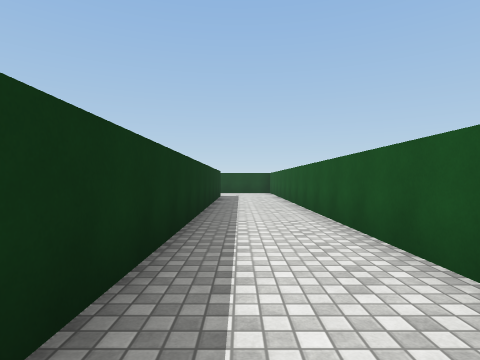
[1] (above)

19 first-person views from a walk through a scene from a Unity 3-D project. The camera is 1.3 m above the floor, looks level and sees 80° across. The floor is counted in squares, 2 m on a side. Each view is taken from the middle of a square. On the plan, view 1 faces up. The plan holds only what a view shows up to about 9 squares ahead; the rest is blank. The place goes on beyond the plan. The player character is not drawn. Some animated figures are not drawn. Surface patterns are stand-ins for the level's own textures.

[2]
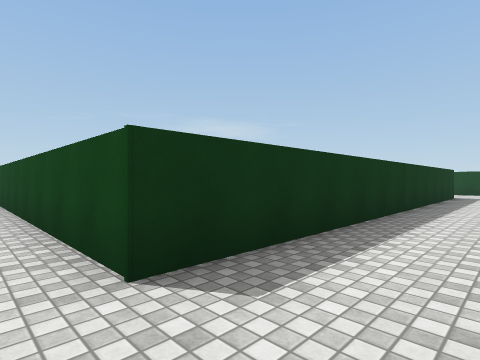

[3]
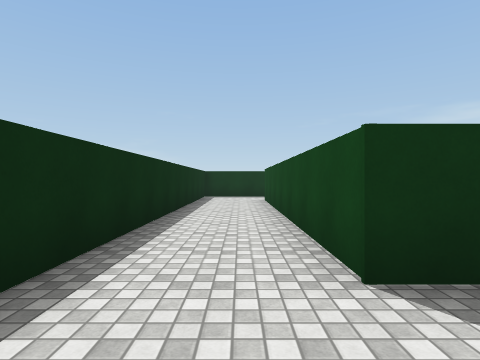

[4]
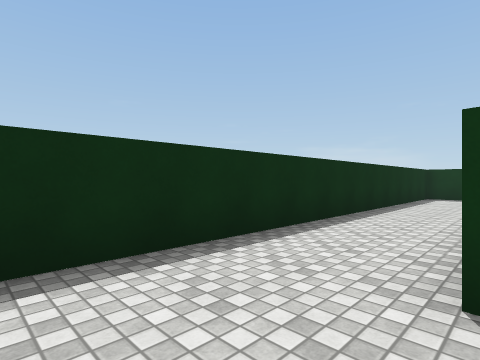

[5]
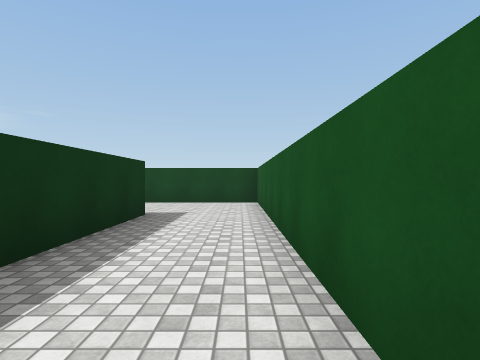

[6]
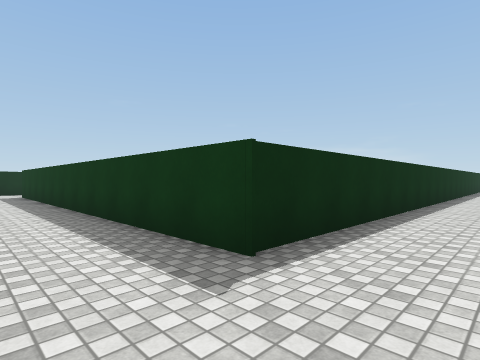

[7]
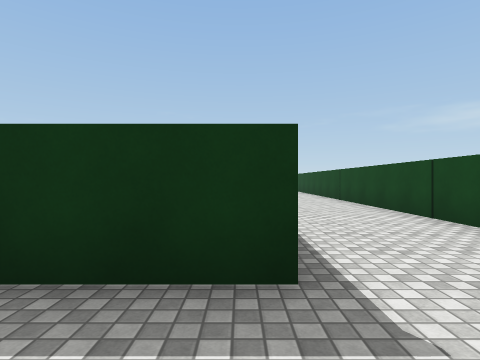

[8]
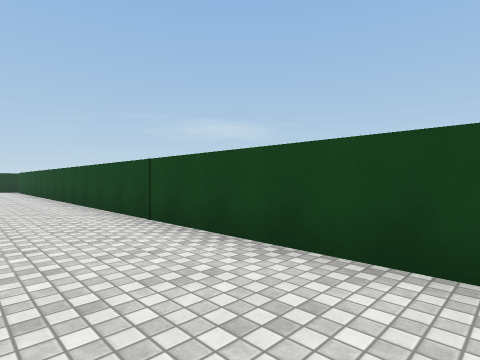

[9]
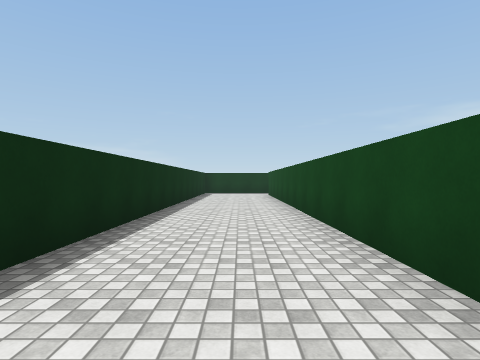

[10]
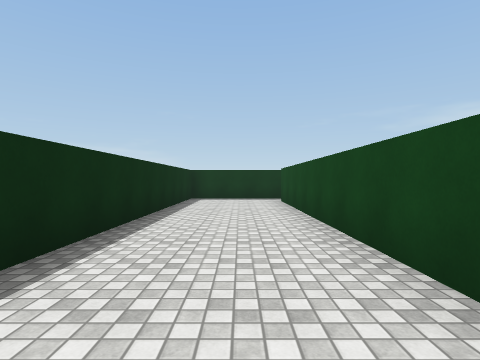

[11]
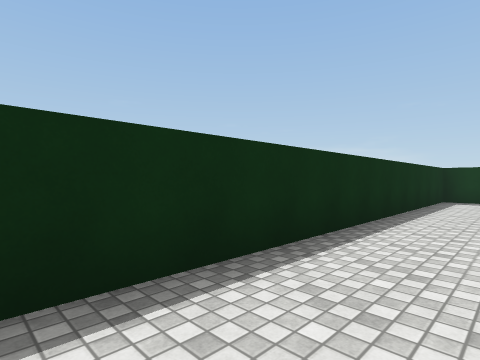

[12]
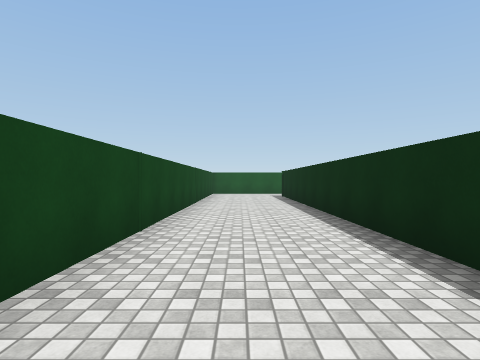

[13]
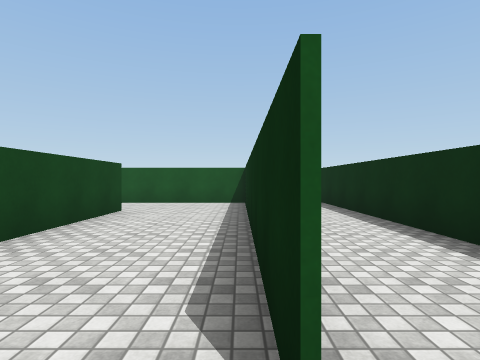

[14]
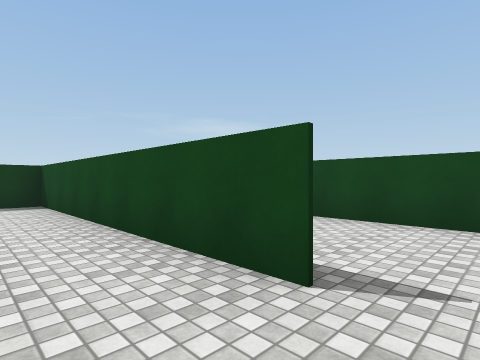

[15]
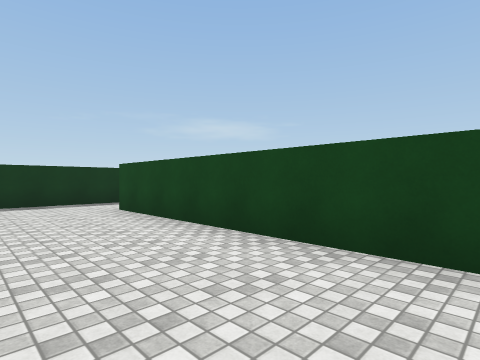

[16]
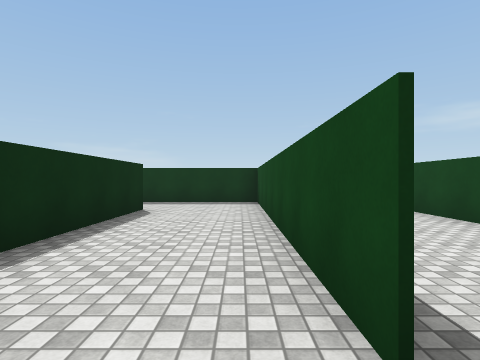

[17]
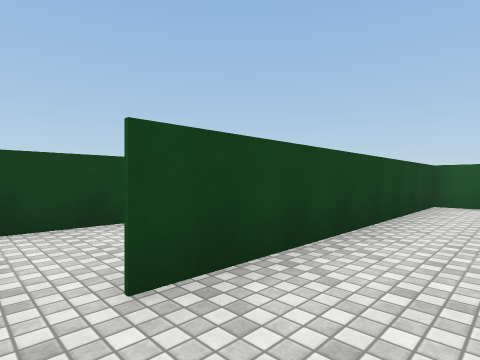

[18]
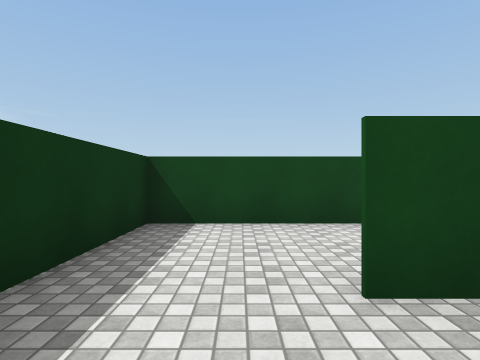

[19]
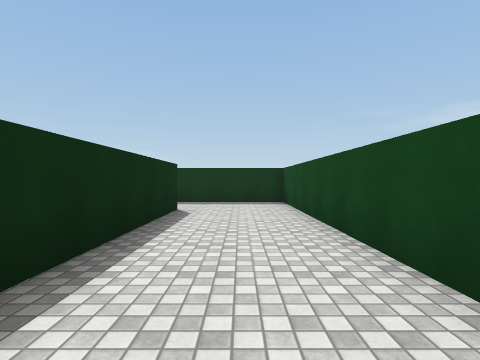

### Floor plan
Points are (right, up) in squares from view 1. A wall is a line through its corners. A room is listed if a view was taken in it or the views show most of it. See-through windows are left out.
Room 1 (views 1, 2, 3, 4, 5, 6, 7, 8, 9, 10, 11, 12, 13)
walls: (-10.4, 0.6) (-10.4, -0.9); (1.5, 1.8) (1.5, 14.3) (-21.6, 14.3); (-9.4, -2.4) (0.9, -2.4); (-22.5, 11.3) (-0.8, 11.3) (-0.8, -0.2) (-8.2, -0.2)
ways out: opening at (-9, 0) to room 2
Room 2 (views 14, 16)
walls: (-2.9, 2.5) (-10.4, 2.5); (-8.4, -0.1) (-0.8, -0.1) (-0.8, 2.4); (-10.4, 3.1) (-10.4, 0.6)
ways out: opening at (-9, 0) to room 1; opening at (-2, 3) to room 3
Room 3 (views 15, 17, 18)
walls: (-0.8, 2.4) (-0.8, 5.6) (-8.4, 5.6); (-10.4, 5.6) (-10.4, 3.1)
ways out: opening at (-2, 3) to room 2; opening at (-9, 6) to room 4
Room 4 (view 19)
walls: (-8.4, 5.6) (-3.6, 5.6); (-3.5, 8.3) (-10.4, 8.3) (-10.4, 5.6)
ways out: opening at (-9, 6) to room 3

Where each view was taken, in squares from view 1:
view 1: 0 up, 0 right, facing up
view 2: 1 down, 1 right, facing up-left
view 3: 1 down, 1 right, facing left
view 4: 0 up, 1 right, facing down-left
view 5: 6 up, 1 right, facing up
view 6: 13 up, 1 right, facing down-left
view 7: 11 up, 1 right, facing left
view 8: 12 up, 4 left, facing up-left
view 9: 13 up, 9 left, facing left
view 10: 13 up, 13 left, facing left
view 11: 13 up, 13 left, facing down-left
view 12: 13 up, 12 left, facing right
view 13: 0 up, 9 left, facing right
view 14: 1 up, 2 left, facing up-left
view 15: 3 up, 2 left, facing up-left
view 16: 2 up, 2 left, facing left
view 17: 4 up, 9 left, facing up-right
view 18: 4 up, 9 left, facing up
view 19: 7 up, 2 left, facing left
